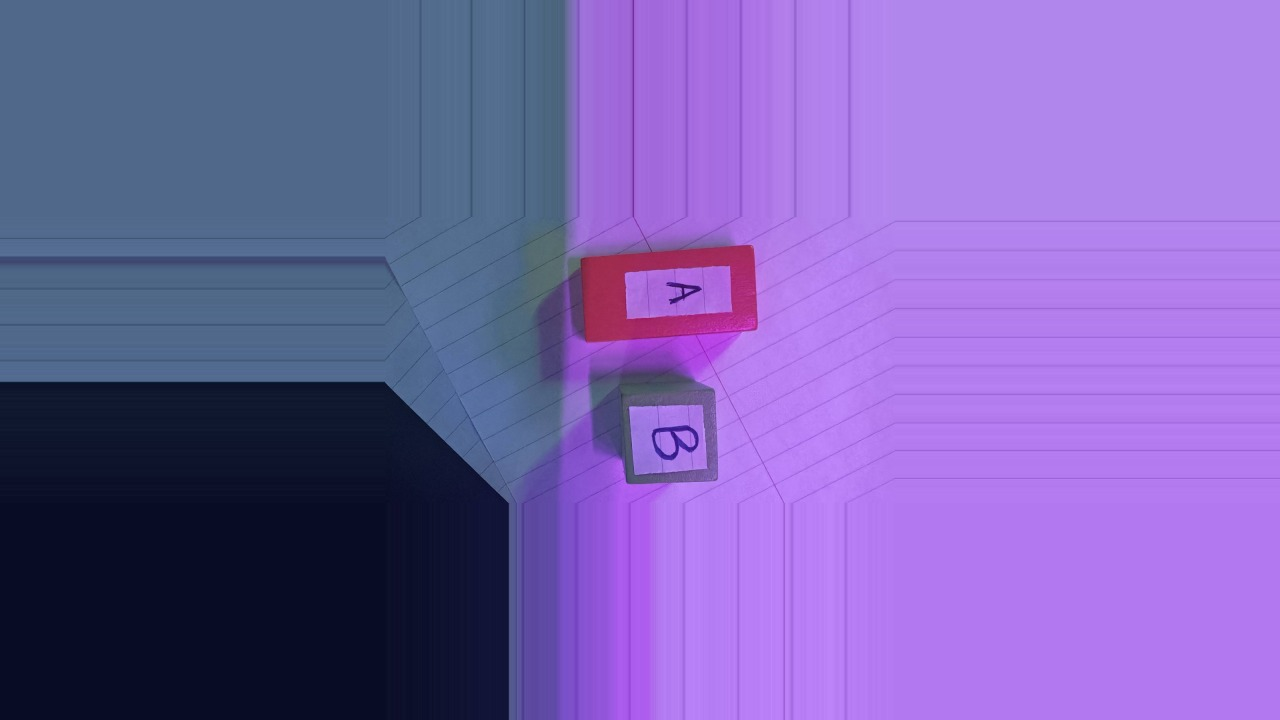
#> input picture vision-rescue/fail_cases/fail_40pct_zoom.jpg, 1280 x 720 px
$ python -i core.py   (imports and definitions only)
#> lines starting #> are read from the running program, lines starting #| are printed output that depends on the picture; after the words box and inside, x2 and y2 are one past the last pixel; in counts of white or black regions, pixels touching at a corner belong together
#> further down, picture is the input picture: shape (720, 1280, 3); mean B, G, R 172.5, 96, 119.6
### vision-rescue/vision/letters.py
"""认积木上的白色标签 + 手写字母。

为什么身份不靠颜色：桌面是紫红的（H 123-125, S 133），粉色积木和它几乎同色，
场景光一变颜色就漂，身份跟着错。白底黑字的标签在 HSV 上离桌面很远
（低饱和 + 高亮度），光照变化下稳定得多。

手写字母千变万化，不硬编码字形。做法是「现场登记」：把某块积木放到镜头前，
在页面上敲下它是哪个字母，系统把这块标签的二值笔画存成模板；之后每帧把
新标签的笔画和二值模板比相似度，取最高的那个。好处是不用训练、不用装 OCR、
手写连笔也能认，现场换积木只要重新登记。

局限（必须知道）：笔画模板比对的是「形状」，不是语义。6 和 9、M 和 W
上下颠倒时会很像。所以字母集要选形状差异大的。

关于摆放角度：积木是被手摆的，不可能每次正对着机位，所以比对时把查询字形
**绕笔画质心连续转一圈**（每 15° 一档，24 档）去和模板比，取最像的那一档。
不能只试 0/90/180/270 —— 手稍微一歪（比如 20°）四个正交角度全对不上。
"""
from __future__ import annotations

import json
from dataclasses import dataclass, field
from pathlib import Path

import cv2
import numpy as np

TILE = 48    # 归一化后的模板边长
CANON = 192  # 拉正时的采样宽度 / 二值化前的统一边长


@dataclass
class LabelBox:
    """画面里一个白色矩形标签。"""
    bbox: tuple[int, int, int, int]
    quad: np.ndarray          # 4x2 float32，按左上/右上/右下/左下排好
    area_px: float
    fill_ratio: float

    def as_dict(self) -> dict:
        return {"bbox": list(self.bbox), "area_px": round(self.area_px, 1),
                "fill_ratio": round(self.fill_ratio, 3)}


def _approx_quad(contour, peri: float, area: float, min_side: int):
    """给「凑不出 4 个顶点」的轮廓一次救援机会。

    小标签（镜头远、广角、或者贴在积木侧面被透视压扁）在 0.03×周长 的逼近
    精度下，一条边会被拆成两段，顶点数变成 6-9。先放大 epsilon 重试；仍不行
    就退到最小外接旋转矩形 —— 对歪着放的标签反而比顶点逼近更稳。

    救援必须带几何体检，否则会救回更糟的东西：桌面上一条斜着的细线，面积
    只有几千像素（能过大轮廓面积门槛），外接矩形却有 500×600，一旦进了候选
    列表就会把真正的标签当成「被包含」去重掉 —— 这是实测踩过的坑。
    所以长短边比和长边上限这两条一定要留着。
    """
    for eps in (0.04, 0.05, 0.06, 0.08, 0.10):
        a = cv2.approxPolyDP(contour, eps * peri, True)
        if len(a) == 4 and _quad_sane(a, min_side):
            return a
    (cx, cy), (w, h), ang = cv2.minAreaRect(contour)
    short, long = min(w, h), max(w, h)
    if short < max(6.0, min_side * 0.5) or long > max(260.0, min_side * 6.0):
        return None
    if long <= 0 or short / long < 0.25:
        return None
    return cv2.boxPoints(((cx, cy), (w, h), ang)).reshape(-1, 1, 2).astype(np.int32)


# [9 lines left out: function _quad_sane, not called in this run]


def find_labels(img_bgr: np.ndarray, cfg: dict | None = None,
                stats: list | None = None) -> list[LabelBox]:
    """找贴在积木上的矩形标签。

    不能用"低饱和 + 高亮度 = 白"来找。实测那张真实照片：紫色灯光把白纸
    和白标签一起染成 S≈110-135、V≈220，纸张和标签在 HSV 上几乎是同一个
    颜色，按颜色切根本切不开；而整张纸又是一个巨大的连通块，字都在里面。

    改成找"矩形边界"：标签的物理本质是贴在彩色积木上的一小片纸，它有
    清晰的四条边。Canny 抓边缘 + 多边形逼近成四边形，纸张的横线凑不出
    闭合四边形，自然被排除。

    两道过滤保证不是"随便一个矩形"：
      1. 内部是亮的（label 纸比积木亮得多：标签 V≈221，红积木 V=161、绿积木 V=113）
      2. 上面有深色笔画（没字的矩形不是标签）

    stats 传入一个 list 时，把每个候选的**拒绝原因**追加进去（诊断用）。
    找不出标签时，"分数低"和"根本没框到"是两种完全不同的病，光看返回值
    分不清 —— 别再拿脚本复制一份 Canny 逻辑去猜，直接用这个出口。
    """
    cfg = cfg or {}
    lo, hi = (cfg.get("canny") or [60, 160])[:2]
    min_area = float(cfg.get("min_area_px", 3000))
    max_ratio = float(cfg.get("max_area_ratio", 0.10))
    min_side = int(cfg.get("min_side_px", 40))

    gray = cv2.cvtColor(img_bgr, cv2.COLOR_BGR2GRAY)
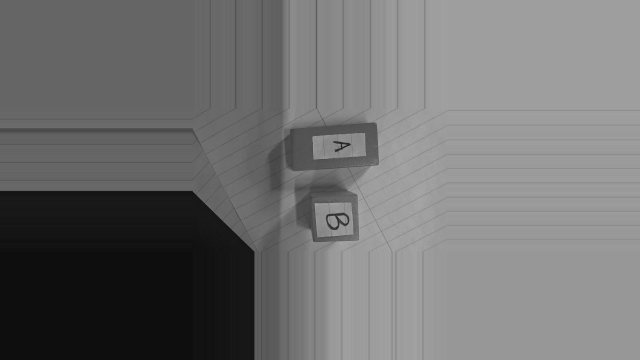
#> gray: shape (720, 1280) (shown at 1/2 size); min 12, max 175, mean 111.8
    blur = cv2.GaussianBlur(gray, (5, 5), 0)

    # 多档 Canny 一起上。固定一对阈值绑死在某一个背景上：笔记本纸上
    # 60/160 正好，换成紫色垫子就不一定了。自动档按图像中位亮度估，
    # 再补两对固定档兜底，最后按重叠度合并。
    med = float(np.median(gray))
#> med = 130
    auto_lo = int(max(5, 0.55 * med))
#> auto_lo = 71
    auto_hi = int(min(250, max(auto_lo + 30, 1.35 * med)))
#> auto_hi = 175
    passes = [(auto_lo, auto_hi), (int(lo), int(hi)), (35, 100)]
#> passes = [(71, 175), (60, 160), (35, 100)]

    h, w = gray.shape
    v = cv2.cvtColor(img_bgr, cv2.COLOR_BGR2HSV)[:, :, 2]
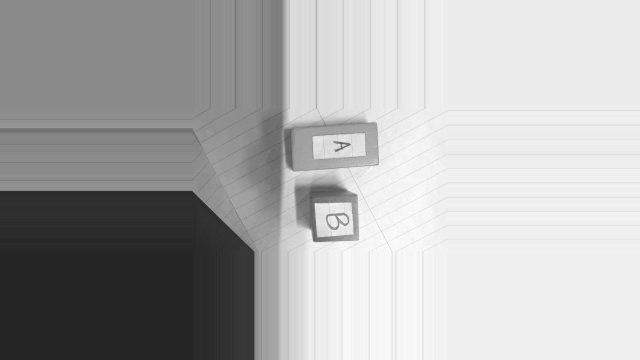
#> v: shape (720, 1280) (shown at 1/2 size); min 35, max 255, mean 173.2
    bright_floor = float(np.median(v)) * 0.85   # 相对全图的亮区参考线
#> bright_floor = 184.4

    out: list[LabelBox] = []
    for clo, chi in passes:
        edges = cv2.Canny(blur, clo, chi)
        edges = cv2.dilate(edges, np.ones((3, 3), np.uint8), iterations=1)
        edges = cv2.morphologyEx(edges, cv2.MORPH_CLOSE, np.ones((7, 7), np.uint8))
        contours, _ = cv2.findContours(edges, cv2.RETR_LIST, cv2.CHAIN_APPROX_SIMPLE)
        for c in contours:
            area = float(cv2.contourArea(c))
            if area < min_area or area > max_ratio * h * w:
                continue
            peri = cv2.arcLength(c, True)
            approx = cv2.approxPolyDP(c, 0.03 * peri, True)
            if len(approx) != 4:
                # 标签被缩小时 approxPolyDP 会把一条边拆成两段，顶点数变成
                # 6-9 —— 以前这里直接 continue，整张标签就丢了。实测手机退到
                # 2.5 倍距离（整幅缩到 40%）丢 B、Mac 内置摄像头在桌面距离拍
                # 也是这样，都是同一条造成的。改成先救一次，救不回来才丢。
                approx = _approx_quad(c, peri, area, min_side)
            if approx is None:
                if stats is not None:
                    stats.append({"area": int(area), "verts": 0,
                                  "bbox": cv2.boundingRect(c),
                                  "why": "凑不出四边形"})
                continue
            x, y, bw, bh = cv2.boundingRect(approx)
            if stats is not None:
                stats.append({"area": int(area), "verts": len(approx),
                              "bbox": (int(x), int(y), int(bw), int(bh)),
                              "why": ""})
            if min(bw, bh) < min_side:
                if stats is not None:
                    stats[-1]["why"] = f"短边 {min(bw, bh)}<{min_side}"
                continue
            # 贴在一块积木上的纸片，不可能占掉画面的一半以上。
            # 不加这一条时，桌面上放一块**深色矩形**（现场最常见的就是挡在
            # 前面的盒子）会让画面边框凑出一个 1280×706 的"标签"：面积占比
            # 7.5% < max_area_ratio 10%、长宽比 1.8、内部又亮，一路通过，
            # 然后 _dedupe 把所有真标签当成"被它包含"全吞掉。
            # 症状是"放一个盒子，画面里所有目标一起消失"，看起来像识别崩了。
            if bw > 0.5 * w or bh > 0.5 * h:
                if stats is not None:
                    stats[-1]["why"] = f"框太大 {bw}×{bh}（不像标签）"
                continue
            quad = _order_quad(np.asarray(approx, np.float32).reshape(4, 2))

            # 长宽比要像一张纸。实测不过这一关的话，桌面上笔记本纸的横线
            # 会被凑成 679×387 的四边形，拉正后是 96×8 的一根线。
            wq = float(np.linalg.norm(quad[1] - quad[0]))
            hq = float(np.linalg.norm(quad[3] - quad[0]))
            if min(wq, hq) < 1e-3:
                continue
            if not 0.25 <= wq / hq <= 4.0:
                if stats is not None:
                    stats[-1]["why"] = f"长宽比 {wq / hq:.2f} 不像纸"
                continue

            # 内部要亮：这是"纸"而不是积木本体或桌面
            inner = v[y:y + bh, x:x + bw]
            if inner.size == 0 or float(np.median(inner)) < bright_floor:
                if stats is not None:
                    stats[-1]["why"] = "内部不够亮"
                continue
            if stats is not None:
                stats[-1]["why"] = "OK"
            out.append(LabelBox((x, y, bw, bh), quad, area,
                                area / float(max(bw * bh, 1))))
#> this loop made 3 passes
#> (clo, chi) on passes 1 to 3: (71, 175), (60, 160), (35, 100)
#> pass 1, in find_labels, `edges = cv2.dilate(edges, np.ones((3, 3), np.uint8), iterations=1)`:
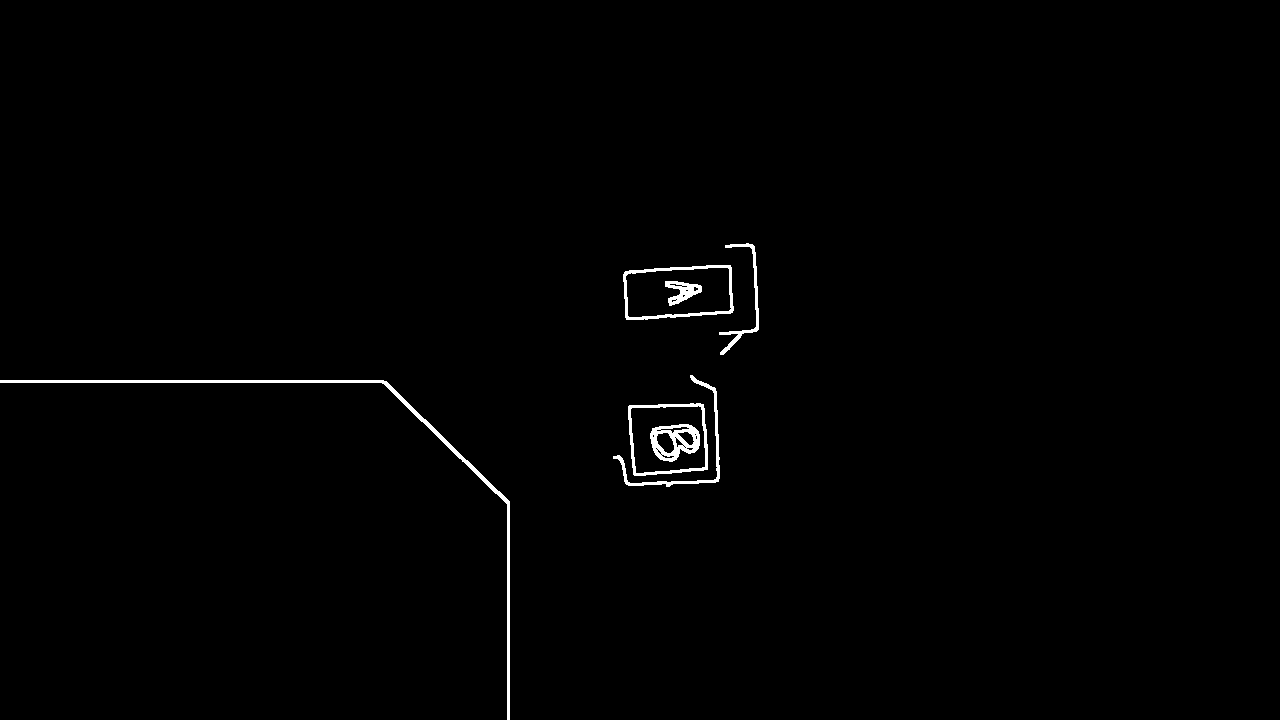
#> edges: shape (720, 1280); 0.78% white; 7 white regions, largest, box (x1, y1, x2, y2) and area: (0, 380, 510, 720) 2537, (650, 424, 700, 462) 971, (623, 265, 734, 320) 950
#> after the loop:
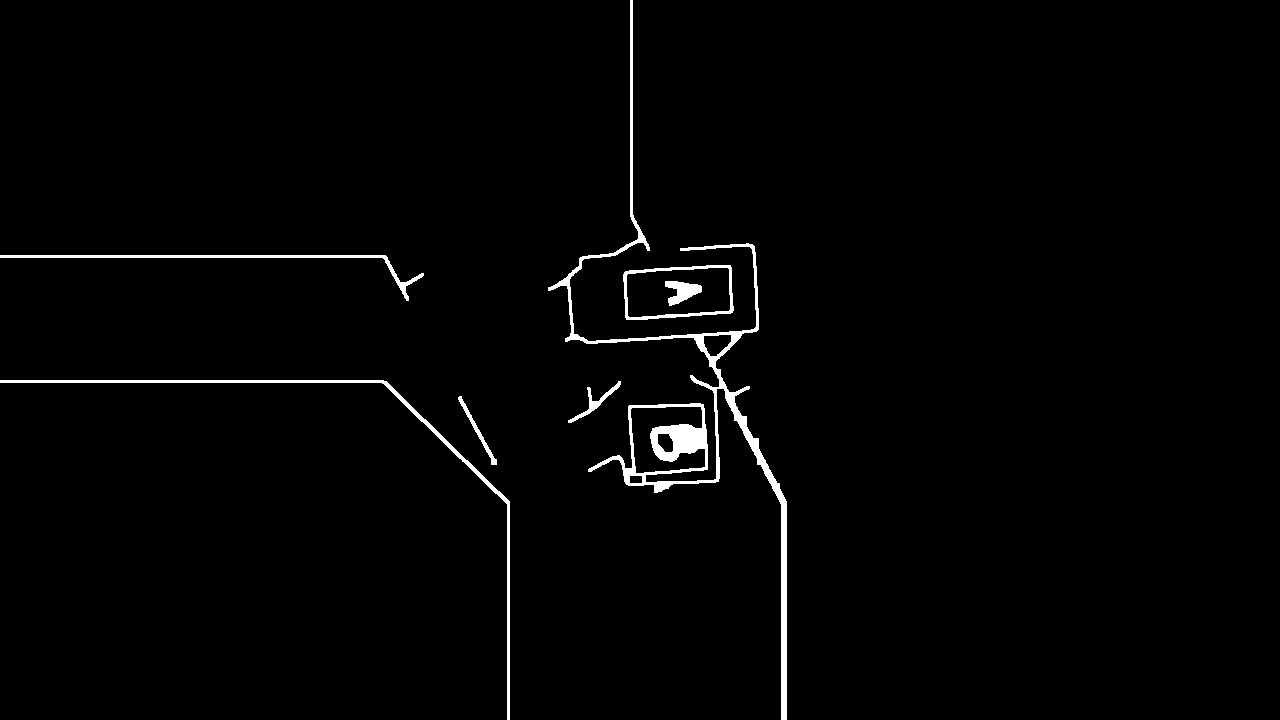
#> edges: shape (720, 1280); 1.6% white; 7 white regions, largest, box (x1, y1, x2, y2) and area: (548, 0, 787, 720) 8754, (0, 380, 510, 720) 2537, (0, 255, 424, 301) 1456
#> after the loop, out = 9 items
#> (the rest of the program and of its run is left out)
